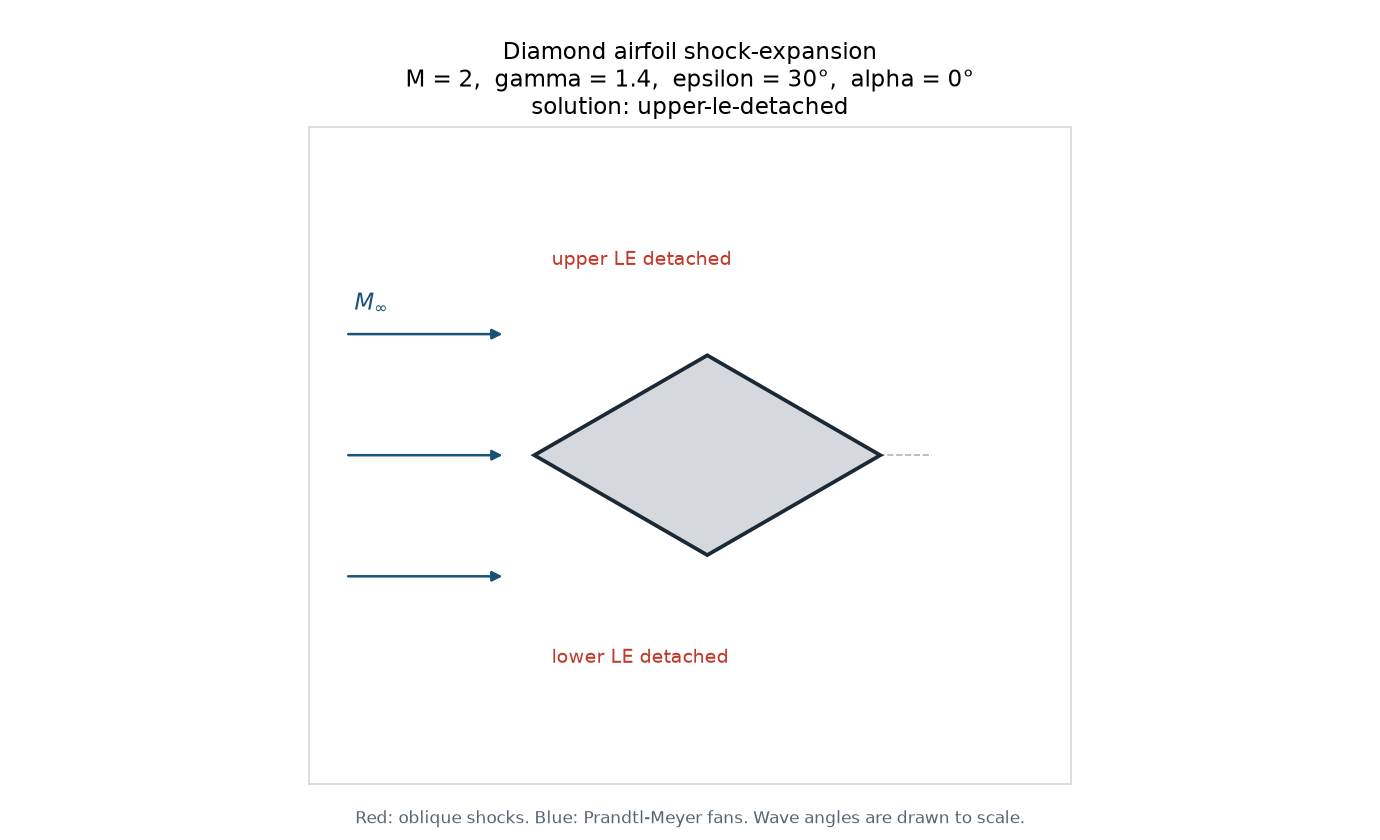

Source code (Python):
#!/usr/bin/env python3
"""Symmetric diamond airfoil by shock-expansion theory.

Inputs are freestream Mach, diamond half-angle, angle of attack, and gamma.
Leading-edge turns use oblique_shock_deflection or prandtl_meyer. Each
shoulder expands through twice the half-angle. Panel pressures become
pressure_coefficient values. Section normal and axial coefficients are the
frictionless diamond case of section_normal_coefficient and
section_axial_coefficient. Lift and drag use section_lift_from_normal and
section_drag_from_normal. Shock and Prandtl-Meyer numerics come from
AERO - PrandtlMeyerAndShocks.
"""

from __future__ import annotations

import argparse
import math
import sys
import tempfile
from pathlib import Path

PLOT_TITLE = "Diamond airfoil shock-expansion"
DEFAULT_GAMMA = 1.4
MACH_MAX = 1.0e6
DETACH_TOL = 1.0e-10
ROOT_SPLIT = 1.0e-8
TURN_TOL = 1.0e-15

ASSUMPTIONS = (
    "calorically perfect gas; steady two-dimensional inviscid flow; "
    "symmetric diamond with maximum thickness at mid-chord; "
    "epsilon is the half-angle between the chord and each face; "
    "alpha is the angle of attack of the chord; "
    "upper LE turn is epsilon-alpha and lower LE turn is epsilon+alpha; "
    "a positive turn is a weak oblique shock from "
    "oblique_shock_deflection, oblique_shock_normal_mach, and "
    "normal_shock_pressure; a negative turn is a Prandtl-Meyer expansion; "
    "zero turn is a Mach wave; each shoulder expands through 2*epsilon; "
    "panel pressure coefficients use pressure_coefficient with "
    "q_inf = (gamma/2)*p_inf*M_inf**2 from dynamic_pressure; "
    "skin friction is omitted; cn and ca are the piecewise-constant "
    "diamond case of section_normal_coefficient and "
    "section_axial_coefficient; cl and cd use section_lift_from_normal "
    "and section_drag_from_normal; trailing-edge wake matching is not "
    "modeled; a detached LE shock or an impossible expansion stops the "
    "force coefficients"
)

SKILL_DIR = Path(__file__).resolve().parent
_PM = None


def print_kv(key: str, value: object) -> None:
    if isinstance(value, float):
        text = f"{value:.8g}"
    else:
        text = str(value)
    print(f"{key}: {text}")


def pm_mod():
    """Shock and Prandtl-Meyer helpers from AERO - PrandtlMeyerAndShocks."""
    global _PM
    if _PM is None:
        folder = str(SKILL_DIR.parent / "AERO - PrandtlMeyerAndShocks")
        if folder not in sys.path:
            sys.path.insert(0, folder)
        import prandtl_meyer_and_shocks as imported

        _PM = imported
    return _PM


def pressure_coefficient(p_over_pinf: float, mach: float, gamma: float) -> float:
    """Cp from pressure_coefficient and dynamic_pressure."""
    return (2.0 / (gamma * mach * mach)) * (p_over_pinf - 1.0)


def weak_oblique_shock(mach: float, gamma: float, delta: float) -> dict:
    """Weak attached oblique shock for deflection delta >= 0."""
    pm = pm_mod()
    mu = pm.mach_angle(mach)
    theta_star, delta_max = pm.maximum_deflection(mach, gamma)
    if delta <= TURN_TOL:
        down = pm.shock_downstream(mach, gamma, mu, 0.0)
        return {
            "ok": True,
            "wave": "mach-wave",
            "theta": mu,
            "M": down["M2"],
            "p_ratio": down["p_ratio"],
            "delta_max": delta_max,
        }
    if delta > delta_max + DETACH_TOL:
        return {
            "ok": False,
            "wave": "detached",
            "theta": None,
            "M": None,
            "p_ratio": None,
            "delta_max": delta_max,
        }
    if delta >= delta_max - DETACH_TOL:
        theta = theta_star
    else:
        theta = pm._bisect(mu, theta_star, delta, mach, gamma, decreasing=False)
        strong = pm._bisect(
            theta_star, math.pi / 2.0 - 1e-14, delta, mach, gamma, decreasing=True
        )
        if strong - theta < ROOT_SPLIT:
            theta = theta_star
    solved = pm.deflection_angle(theta, mach, gamma)
    down = pm.shock_downstream(mach, gamma, theta, solved)
    return {
        "ok": True,
        "wave": "shock",
        "theta": theta,
        "M": down["M2"],
        "p_ratio": down["p_ratio"],
        "delta_max": delta_max,
    }


def expand_flow(mach: float, gamma: float, turn: float) -> dict:
    """Prandtl-Meyer expansion through turn >= 0. Returns p2/p1 and M2."""
    pm = pm_mod()
    if mach <= 1.0:
        return {"ok": False, "wave": "subsonic", "M": None, "p_ratio": None}
    if turn <= TURN_TOL:
        return {"ok": True, "wave": "mach-wave", "M": mach, "p_ratio": 1.0}
    nu1 = pm.prandtl_meyer(mach, gamma)
    limit = pm.nu_max(gamma)
    if turn > limit - nu1 - 1e-12:
        return {"ok": False, "wave": "exceeds-maximum-turn", "M": None, "p_ratio": None}
    m2 = pm.invert_prandtl_meyer(nu1 + turn, gamma)
    return {
        "ok": True,
        "wave": "expansion",
        "M": m2,
        "p_ratio": pm.isentropic_pressure_ratio(mach, m2, gamma),
    }


def apply_surface_turn(
    mach: float, p_over_pinf: float, gamma: float, turn: float
) -> dict:
    """Turn the local stream. Positive turn compresses; negative expands."""
    if turn >= -TURN_TOL:
        shock = weak_oblique_shock(mach, gamma, max(0.0, turn))
        if not shock["ok"]:
            return {
                "ok": False,
                "wave": shock["wave"],
                "M": None,
                "p_over_pinf": None,
                "theta": None,
                "delta_max": shock.get("delta_max"),
            }
        return {
            "ok": True,
            "wave": shock["wave"],
            "M": shock["M"],
            "p_over_pinf": p_over_pinf * shock["p_ratio"],
            "theta": shock["theta"],
            "delta_max": shock["delta_max"],
        }
    expansion = expand_flow(mach, gamma, -turn)
    if not expansion["ok"]:
        return {
            "ok": False,
            "wave": expansion["wave"],
            "M": None,
            "p_over_pinf": None,
            "theta": None,
            "delta_max": None,
        }
    return {
        "ok": True,
        "wave": expansion["wave"],
        "M": expansion["M"],
        "p_over_pinf": p_over_pinf * expansion["p_ratio"],
        "theta": None,
        "delta_max": None,
    }


def evaluate(mach: float, gamma: float, epsilon: float, alpha: float) -> dict:
    """Four panel states and section coefficients for a diamond airfoil."""
    delta_u1 = epsilon - alpha
    delta_l1 = epsilon + alpha
    shoulder = 2.0 * epsilon

    upper_le = apply_surface_turn(mach, 1.0, gamma, delta_u1)
    lower_le = apply_surface_turn(mach, 1.0, gamma, delta_l1)

    state: dict = {
        "mach": mach,
        "gamma": gamma,
        "epsilon": epsilon,
        "alpha": alpha,
        "delta_u1": delta_u1,
        "delta_l1": delta_l1,
        "shoulder": shoulder,
        "solution": "ok",
        "u1": upper_le,
        "l1": lower_le,
        "u2": None,
        "l2": None,
        "Cp_u1": None,
        "Cp_u2": None,
        "Cp_l1": None,
        "Cp_l2": None,
        "cn": None,
        "ca": None,
        "cl": None,
        "cd": None,
    }

    if not upper_le["ok"]:
        state["solution"] = f"upper-le-{upper_le['wave']}"
        return state
    if not lower_le["ok"]:
        state["solution"] = f"lower-le-{lower_le['wave']}"
        return state

    upper_te = apply_surface_turn(
        upper_le["M"], upper_le["p_over_pinf"], gamma, -shoulder
    )
    lower_te = apply_surface_turn(
        lower_le["M"], lower_le["p_over_pinf"], gamma, -shoulder
    )
    state["u2"] = upper_te
    state["l2"] = lower_te
    if not upper_te["ok"]:
        state["solution"] = f"upper-te-{upper_te['wave']}"
        return state
    if not lower_te["ok"]:
        state["solution"] = f"lower-te-{lower_te['wave']}"
        return state

    cp_u1 = pressure_coefficient(upper_le["p_over_pinf"], mach, gamma)
    cp_u2 = pressure_coefficient(upper_te["p_over_pinf"], mach, gamma)
    cp_l1 = pressure_coefficient(lower_le["p_over_pinf"], mach, gamma)
    cp_l2 = pressure_coefficient(lower_te["p_over_pinf"], mach, gamma)
    cn = 0.5 * (cp_l1 + cp_l2 - cp_u1 - cp_u2)
    ca = 0.5 * math.tan(epsilon) * (cp_u1 + cp_l1 - cp_u2 - cp_l2)
    cl = cn * math.cos(alpha) - ca * math.sin(alpha)
    cd = cn * math.sin(alpha) + ca * math.cos(alpha)
    state.update(
        Cp_u1=cp_u1,
        Cp_u2=cp_u2,
        Cp_l1=cp_l1,
        Cp_l2=cp_l2,
        cn=cn,
        ca=ca,
        cl=cl,
        cd=cd,
        solution="ok",
    )
    return state


def require_inputs(mach: float, gamma: float, epsilon: float, alpha: float) -> None:
    if not math.isfinite(mach) or mach <= 1.0 or mach > MACH_MAX:
        raise ValueError(f"--mach must be greater than 1 and at most {MACH_MAX:g}")
    if not math.isfinite(gamma) or gamma <= 1.0:
        raise ValueError("--gamma must be greater than 1")
    if not math.isfinite(epsilon) or epsilon <= 0.0 or epsilon >= math.pi / 2.0:
        raise ValueError(
            "--epsilon must be a diamond half-angle in radians, "
            "strictly between 0 and pi/2 (convert degrees with pi/180)"
        )
    if not math.isfinite(alpha) or abs(alpha) >= math.pi / 2.0:
        raise ValueError(
            "--alpha must be an angle of attack in radians with absolute "
            "value less than pi/2 (convert degrees with pi/180)"
        )


def _panel_keys(prefix: str, panel: dict | None) -> None:
    if panel is None:
        return
    print_kv(f"wave_{prefix}", panel["wave"])
    if panel.get("M") is not None:
        print_kv(f"M_{prefix}", panel["M"])
    if panel.get("p_over_pinf") is not None:
        print_kv(f"p_{prefix}_over_pinf", panel["p_over_pinf"])
    if panel.get("theta") is not None:
        print_kv(f"theta_{prefix}_rad", panel["theta"])
        print_kv(f"theta_{prefix}_deg", math.degrees(panel["theta"]))
    if panel.get("delta_max") is not None and panel["wave"] == "detached":
        print_kv(f"delta_max_{prefix}_rad", panel["delta_max"])
        print_kv(f"delta_max_{prefix}_deg", math.degrees(panel["delta_max"]))


def emit(state: dict, gamma_source: str, graph: str) -> None:
    print_kv("title", PLOT_TITLE)
    print_kv("assumptions", ASSUMPTIONS)
    print_kv("gamma", state["gamma"])
    print_kv("gamma_source", gamma_source)
    print_kv("M_inf", state["mach"])
    print_kv("epsilon_rad", state["epsilon"])
    print_kv("epsilon_deg", math.degrees(state["epsilon"]))
    print_kv("alpha_rad", state["alpha"])
    print_kv("alpha_deg", math.degrees(state["alpha"]))
    print_kv("delta_u1_rad", state["delta_u1"])
    print_kv("delta_u1_deg", math.degrees(state["delta_u1"]))
    print_kv("delta_l1_rad", state["delta_l1"])
    print_kv("delta_l1_deg", math.degrees(state["delta_l1"]))
    print_kv("shoulder_rad", state["shoulder"])
    print_kv("shoulder_deg", math.degrees(state["shoulder"]))
    print_kv("solution", state["solution"])
    _panel_keys("u1", state["u1"])
    _panel_keys("u2", state["u2"])
    _panel_keys("l1", state["l1"])
    _panel_keys("l2", state["l2"])
    if state["solution"] == "ok":
        print_kv("Cp_u1", state["Cp_u1"])
        print_kv("Cp_u2", state["Cp_u2"])
        print_kv("Cp_l1", state["Cp_l1"])
        print_kv("Cp_l2", state["Cp_l2"])
        print_kv("cn", state["cn"])
        print_kv("ca", state["ca"])
        print_kv("cl", state["cl"])
        print_kv("cd", state["cd"])
    print_kv("graph", graph)


def _fmt(value: float) -> str:
    return f"{value:.4g}"


def _rotate(x: float, y: float, angle: float) -> tuple[float, float]:
    cosine = math.cos(angle)
    sine = math.sin(angle)
    return x * cosine - y * sine, x * sine + y * cosine


def _diamond_points(epsilon: float, alpha: float, chord: float = 1.0) -> dict[str, tuple[float, float]]:
    """Airfoil vertices in freestream axes with freestream to +x.

    Positive alpha is nose-up. The body is rotated by -alpha so the upper LE
    face lies at +(epsilon - alpha) to the freestream, matching delta_u1.
    """
    half = 0.5 * chord
    height = half * math.tan(epsilon)
    body = {
        "le": (0.0, 0.0),
        "upper": (half, height),
        "te": (chord, 0.0),
        "lower": (half, -height),
    }
    return {name: _rotate(x, y, -alpha) for name, (x, y) in body.items()}


def _ray(
    ax,
    origin: tuple[float, float],
    angle: float,
    length: float,
    color: str,
    style: str = "-",
    width: float = 1.6,
) -> None:
    ax.plot(
        [origin[0], origin[0] + length * math.cos(angle)],
        [origin[1], origin[1] + length * math.sin(angle)],
        color=color,
        lw=width,
        ls=style,
        zorder=4,
    )


def _fan_rays(
    ax,
    origin: tuple[float, float],
    wall_in: float,
    mach_in: float,
    gamma: float,
    turn: float,
    side: float,
    length: float,
) -> None:
    """Draw a Prandtl-Meyer fan. side=+1 is above; side=-1 is below."""
    pm = pm_mod()
    rays = 6
    nu0 = pm.prandtl_meyer(mach_in, gamma)
    for index in range(rays + 1):
        fraction = index / rays
        # Flow turns away from the body: upper side decreases wall angle.
        turned = wall_in - side * fraction * turn
        local_mach = pm.invert_prandtl_meyer(nu0 + fraction * turn, gamma)
        mu = pm.mach_angle(local_mach)
        angle = turned + side * mu
        width = 2.0 if index in (0, rays) else 0.9
        _ray(ax, origin, angle, length, "#1a5276", width=width)


def _draw_le_wave(ax, origin: tuple[float, float], state: dict, surface: str) -> None:
    """Leading-edge shock, expansion, or Mach wave on one surface."""
    panel = state[surface]
    delta = state["delta_u1"] if surface == "u1" else state["delta_l1"]
    side = 1.0 if surface == "u1" else -1.0
    if not panel["ok"]:
        if panel["wave"] == "detached":
            y = 0.55 if surface == "u1" else -0.6
            label = "upper" if surface == "u1" else "lower"
            ax.text(0.05, y, f"{label} LE detached", color="#c0392b", fontsize=9)
        return
    if panel["wave"] == "shock" and panel["theta"] is not None:
        _ray(ax, origin, side * panel["theta"], 0.95, "#c0392b")
    elif panel["wave"] == "expansion":
        wall_in = 0.0
        _fan_rays(
            ax,
            origin,
            wall_in,
            state["mach"],
            state["gamma"],
            abs(delta),
            side=side,
            length=0.75,
        )
    elif panel["wave"] == "mach-wave":
        mu = pm_mod().mach_angle(state["mach"])
        _ray(ax, origin, side * mu, 0.9, "#1a5276", style="--")


def write_figure(state: dict, out_path: Path) -> None:
    import matplotlib

    if "matplotlib.pyplot" not in sys.modules:
        matplotlib.use("Agg")
    import matplotlib.pyplot as plt
    from matplotlib.patches import Polygon

    epsilon = state["epsilon"]
    alpha = state["alpha"]
    pts = _diamond_points(epsilon, alpha)
    fig, ax = plt.subplots(figsize=(9.2, 5.6))
    ax.set_aspect("equal", adjustable="box")
    ax.set_xticks([])
    ax.set_yticks([])
    for spine in ax.spines.values():
        spine.set_color("#d5d8dc")

    body = [pts["le"], pts["upper"], pts["te"], pts["lower"]]
    ax.add_patch(
        Polygon(
            body,
            closed=True,
            facecolor="#d5d8dc",
            edgecolor="#1c2833",
            lw=1.8,
            zorder=3,
        )
    )
    for y_pos in (-0.35, 0.0, 0.35):
        ax.annotate(
            "",
            xy=(-0.08, y_pos),
            xytext=(-0.55, y_pos),
            arrowprops={"arrowstyle": "-|>", "color": "#1a5276", "lw": 1.2},
        )
    ax.text(-0.52, 0.42, r"$M_\infty$", color="#1a5276", fontsize=11)

    chord_end = _rotate(1.15, 0.0, -alpha)
    ax.plot(
        [0.0, chord_end[0]],
        [0.0, chord_end[1]],
        color="#aab7b8",
        lw=0.8,
        ls="--",
        zorder=2,
    )

    _draw_le_wave(ax, pts["le"], state, "u1")
    _draw_le_wave(ax, pts["le"], state, "l1")

    # Shoulder fans. Wall_in is the surface inclination to the freestream.
    if state["u1"]["ok"] and state["u2"] is not None and state["u2"]["ok"]:
        _fan_rays(
            ax,
            pts["upper"],
            state["delta_u1"],
            state["u1"]["M"],
            state["gamma"],
            state["shoulder"],
            side=+1.0,
            length=0.7,
        )
    if state["l1"]["ok"] and state["l2"] is not None and state["l2"]["ok"]:
        _fan_rays(
            ax,
            pts["lower"],
            -state["delta_l1"],
            state["l1"]["M"],
            state["gamma"],
            state["shoulder"],
            side=-1.0,
            length=0.7,
        )

    if state["solution"] == "ok":
        detail = rf"$c_l={_fmt(state['cl'])}$,  $c_d={_fmt(state['cd'])}$"
    else:
        detail = f"solution: {state['solution']}"

    ax.set_xlim(-0.65, 1.55)
    ax.set_ylim(-0.95, 0.95)
    ax.set_title(
        PLOT_TITLE
        + "\n"
        + (
            f"M = {_fmt(state['mach'])},  "
            f"gamma = {_fmt(state['gamma'])},  "
            f"epsilon = {_fmt(math.degrees(epsilon))}\u00b0,  "
            f"alpha = {_fmt(math.degrees(alpha))}\u00b0\n"
            + detail
        ),
        fontsize=11,
    )
    fig.text(
        0.5,
        0.02,
        "Red: oblique shocks. Blue: Prandtl-Meyer fans. Wave angles are drawn to scale.",
        ha="center",
        fontsize=8,
        color="#566573",
    )
    fig.tight_layout(rect=(0.0, 0.04, 1.0, 0.98))
    fig.savefig(out_path, dpi=150)
    plt.close(fig)


def run_check() -> int:
    def fail(message: str) -> int:
        print(f"CHECK FAIL: {message}", file=sys.stderr)
        return 1

    def near(got: float, expected: float, label: str, tol: float = 1e-9) -> int | None:
        if abs(got - expected) > tol * max(1.0, abs(expected)):
            return fail(f"{label} is {got}, expected {expected}")
        return None

    gamma = 1.4
    mach = 2.0
    epsilon = math.radians(10.0)
    alpha0 = 0.0
    zero = evaluate(mach, gamma, epsilon, alpha0)
    if zero["solution"] != "ok":
        return fail(f"alpha=0 solution was {zero['solution']}")
    if near(zero["cl"], 0.0, "zero-alpha lift", tol=1e-12):
        return 1
    if not (zero["cd"] > 0.0):
        return fail("zero-alpha drag was not positive")
    if near(zero["u1"]["p_over_pinf"], zero["l1"]["p_over_pinf"], "LE pressure symmetry", tol=1e-12):
        return 1
    if near(zero["u2"]["p_over_pinf"], zero["l2"]["p_over_pinf"], "TE pressure symmetry", tol=1e-12):
        return 1
    if zero["u1"]["wave"] != "shock" or zero["u2"]["wave"] != "expansion":
        return fail("alpha=0 waves were not shock then expansion")

    # LE shock at 10 deg must match the wedge program.
    pm = pm_mod()
    wedge = pm.evaluate(mach, gamma, epsilon)
    if near(zero["u1"]["p_over_pinf"], wedge["p2_over_p1"], "LE pressure vs wedge", tol=1e-10):
        return 1
    if near(zero["u1"]["M"], wedge["M2"], "LE Mach vs wedge", tol=1e-10):
        return 1

    # Shoulder expands post-shock flow through 2*epsilon.
    fan_turn = pm.prandtl_meyer(zero["u2"]["M"], gamma) - pm.prandtl_meyer(zero["u1"]["M"], gamma)
    if near(fan_turn, 2.0 * epsilon, "shoulder turning", tol=1e-8):
        return 1
    if not (zero["u2"]["p_over_pinf"] < zero["u1"]["p_over_pinf"]):
        return fail("shoulder did not drop the pressure")

    # Diamond integral identities with artificial Cp.
    cp_u1, cp_u2, cp_l1, cp_l2 = 0.2, -0.1, 0.4, 0.0
    cn = 0.5 * (cp_l1 + cp_l2 - cp_u1 - cp_u2)
    ca = 0.5 * math.tan(epsilon) * (cp_u1 + cp_l1 - cp_u2 - cp_l2)
    if near(cn, 0.5 * (0.4 + 0.0 - 0.2 + 0.1), "cn identity"):
        return 1
    if near(ca, 0.5 * math.tan(epsilon) * (0.2 + 0.4 + 0.1 - 0.0), "ca identity"):
        return 1
    alpha = math.radians(5.0)
    cl = cn * math.cos(alpha) - ca * math.sin(alpha)
    cd = cn * math.sin(alpha) + ca * math.cos(alpha)
    if near(cl, cn * math.cos(alpha) - ca * math.sin(alpha), "cl identity"):
        return 1
    if near(cd, cn * math.sin(alpha) + ca * math.cos(alpha), "cd identity"):
        return 1

    lifted = evaluate(mach, gamma, epsilon, alpha)
    if lifted["solution"] != "ok":
        return fail(f"alpha=5 deg solution was {lifted['solution']}")
    if not (lifted["cl"] > 0.0):
        return fail("positive alpha did not produce positive lift")
    if not (lifted["l1"]["p_over_pinf"] > lifted["u1"]["p_over_pinf"]):
        return fail("lower LE was not higher pressure than upper LE")
    if near(
        pressure_coefficient(lifted["u1"]["p_over_pinf"], mach, gamma),
        lifted["Cp_u1"],
        "Cp_u1 chain",
        tol=1e-12,
    ):
        return 1

    # Upper LE expands when alpha > epsilon; keep lower LE attached at Mach 2.
    expanded = evaluate(mach, gamma, epsilon, math.radians(12.0))
    if expanded["solution"] != "ok":
        return fail(f"alpha>epsilon solution was {expanded['solution']}")
    if expanded["u1"]["wave"] != "expansion":
        return fail("upper LE was not an expansion when alpha > epsilon")
    if not (expanded["u1"]["p_over_pinf"] < 1.0):
        return fail("upper LE expansion pressure was not below freestream")

    detached = evaluate(2.0, gamma, math.radians(30.0), 0.0)
    if detached["solution"] != "upper-le-detached" and detached["solution"] != "lower-le-detached":
        # At alpha=0 both detach together; upper is checked first.
        if "detached" not in detached["solution"]:
            return fail(f"30 deg half-angle at Mach 2 did not detach: {detached['solution']}")
    if detached["cl"] is not None:
        return fail("detached case invented lift")

    # Cp composition: p/pinf = 1 -> Cp = 0.
    if near(pressure_coefficient(1.0, 2.0, 1.4), 0.0, "freestream Cp"):
        return 1
    # dynamic_pressure: q/p = gamma/2 * M^2; Cp = (p/pinf-1)/(q/pinf).
    if near(pressure_coefficient(2.0, 2.0, 1.4), 2.0 / (1.4 * 4.0), "Cp from p-ratio"):
        return 1

    class _Capture:
        def __init__(self) -> None:
            self.parts: list[str] = []

        def write(self, text: str) -> None:
            self.parts.append(text)

        def flush(self) -> None:
            return None

    def capture(argv: list[str]) -> tuple[int, str, str]:
        out = _Capture()
        err = _Capture()
        old_out, old_err = sys.stdout, sys.stderr
        sys.stdout, sys.stderr = out, err
        try:
            code = main(argv)
        finally:
            sys.stdout, sys.stderr = old_out, old_err
        return code, "".join(out.parts), "".join(err.parts)

    with tempfile.TemporaryDirectory() as folder:
        out_path = str(Path(folder) / "diamond.png")
        code, text, err = capture(
            [
                "--mach",
                "2",
                "--epsilon",
                str(epsilon),
                "--alpha",
                "0",
                "--gamma",
                "1.4",
                "--out",
                out_path,
            ]
        )
        if code != 0:
            return fail(f"main returned {code}: {err}")
        for key in (
            "solution: ok",
            "p_u1_over_pinf:",
            "p_u2_over_pinf:",
            "p_l1_over_pinf:",
            "p_l2_over_pinf:",
            "cl:",
            "cd:",
            "graph:",
        ):
            if key not in text:
                return fail(f"stdout missing {key}")
        if not Path(out_path).is_file() or Path(out_path).read_bytes()[:8] != b"\x89PNG\r\n\x1a\n":
            return fail("run did not write a PNG")

        code, text, err = capture(
            ["--mach", "2", "--epsilon", str(epsilon), "--alpha", "0"]
        )
        if code != 0 or "gamma_source: default" not in text:
            return fail("omitted gamma was not marked default")

        code, _text, err = capture(
            ["--mach", "0.8", "--epsilon", str(epsilon), "--alpha", "0"]
        )
        if code != 2 or "error:" not in err:
            return fail("subsonic Mach was accepted")
        code, _text, err = capture(["--mach", "2", "--alpha", "0"])
        if code != 2:
            return fail("missing epsilon was accepted")
        code, _text, err = capture(
            ["--mach", "2", "--epsilon", str(math.radians(30.0)), "--alpha", "0"]
        )
        if code != 0 or "solution: upper-le-detached" not in _text:
            return fail(f"detached stdout failed: {err or _text}")
        if "cl:" in _text.split("solution:")[0] or "\ncl:" in _text:
            # cl should not appear after a failed solution
            if any(line.startswith("cl:") for line in _text.splitlines()):
                return fail("detached stdout printed cl")

    print("check: pass")
    print_kv("cl_alpha0", zero["cl"])
    print_kv("cd_alpha0", zero["cd"])
    print_kv("cl_alpha5", lifted["cl"])
    print_kv("cd_alpha5", lifted["cd"])
    return 0


def parse_args(argv: list[str] | None = None) -> argparse.Namespace:
    parser = argparse.ArgumentParser(
        description="Symmetric diamond airfoil by shock-expansion theory."
    )
    parser.add_argument("--mach", type=float, default=None, help="freestream Mach, greater than 1")
    parser.add_argument(
        "--epsilon",
        type=float,
        default=None,
        help="diamond half-angle in radians, strictly between 0 and pi/2",
    )
    parser.add_argument(
        "--alpha",
        type=float,
        default=None,
        help="angle of attack in radians, absolute value less than pi/2",
    )
    parser.add_argument(
        "--gamma",
        type=float,
        default=None,
        help=f"ratio of specific heats (default {DEFAULT_GAMMA})",
    )
    parser.add_argument("--out", type=str, default=None, help="PNG output path")
    parser.add_argument("--check", action="store_true", help="run built-in consistency checks")
    return parser.parse_args(argv)


def main(argv: list[str] | None = None) -> int:
    args = parse_args(argv)
    if args.check:
        return run_check()
    if args.mach is None or args.epsilon is None or args.alpha is None:
        print("error: requires --mach, --epsilon, and --alpha", file=sys.stderr)
        return 2
    gamma = DEFAULT_GAMMA if args.gamma is None else args.gamma
    gamma_source = "default" if args.gamma is None else "supplied"
    try:
        require_inputs(args.mach, gamma, args.epsilon, args.alpha)
        state = evaluate(args.mach, gamma, args.epsilon, args.alpha)
    except ValueError as exc:
        print(f"error: {exc}", file=sys.stderr)
        return 2
    out_path = (
        Path(args.out)
        if args.out
        else Path(__file__).resolve().parent / "diamond_airfoil_shock_expansion.png"
    )
    out_path = out_path.resolve()
    if not out_path.parent.is_dir():
        print(f"error: PNG directory does not exist: {out_path.parent}", file=sys.stderr)
        return 2
    try:
        write_figure(state, out_path)
    except Exception as exc:
        print(f"error: could not write the wave figure: {exc}", file=sys.stderr)
        return 2
    emit(state, gamma_source, str(out_path))
    return 0


if __name__ == "__main__":
    sys.exit(main())
